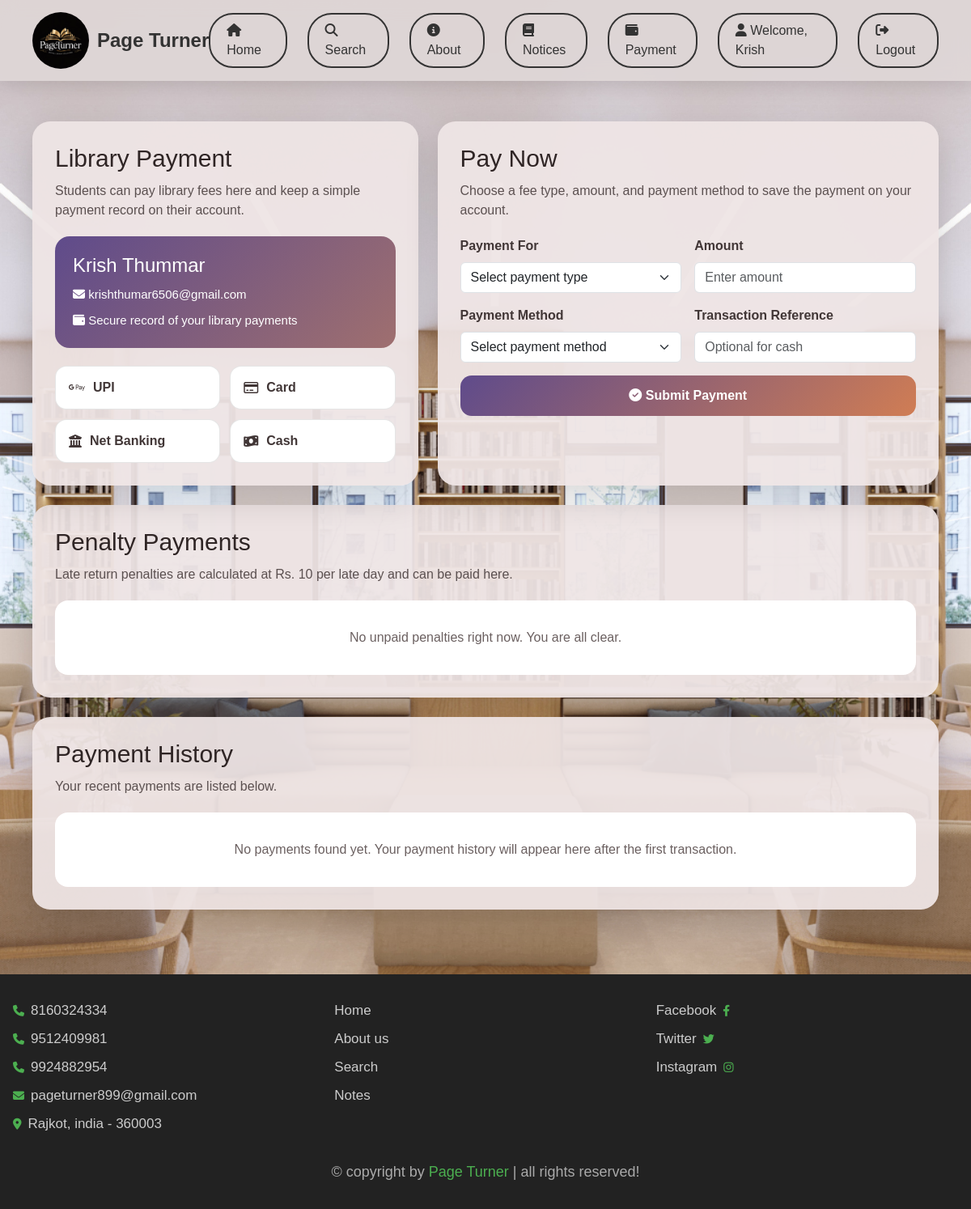
Before: /payment.php (signed in) with the older database file.
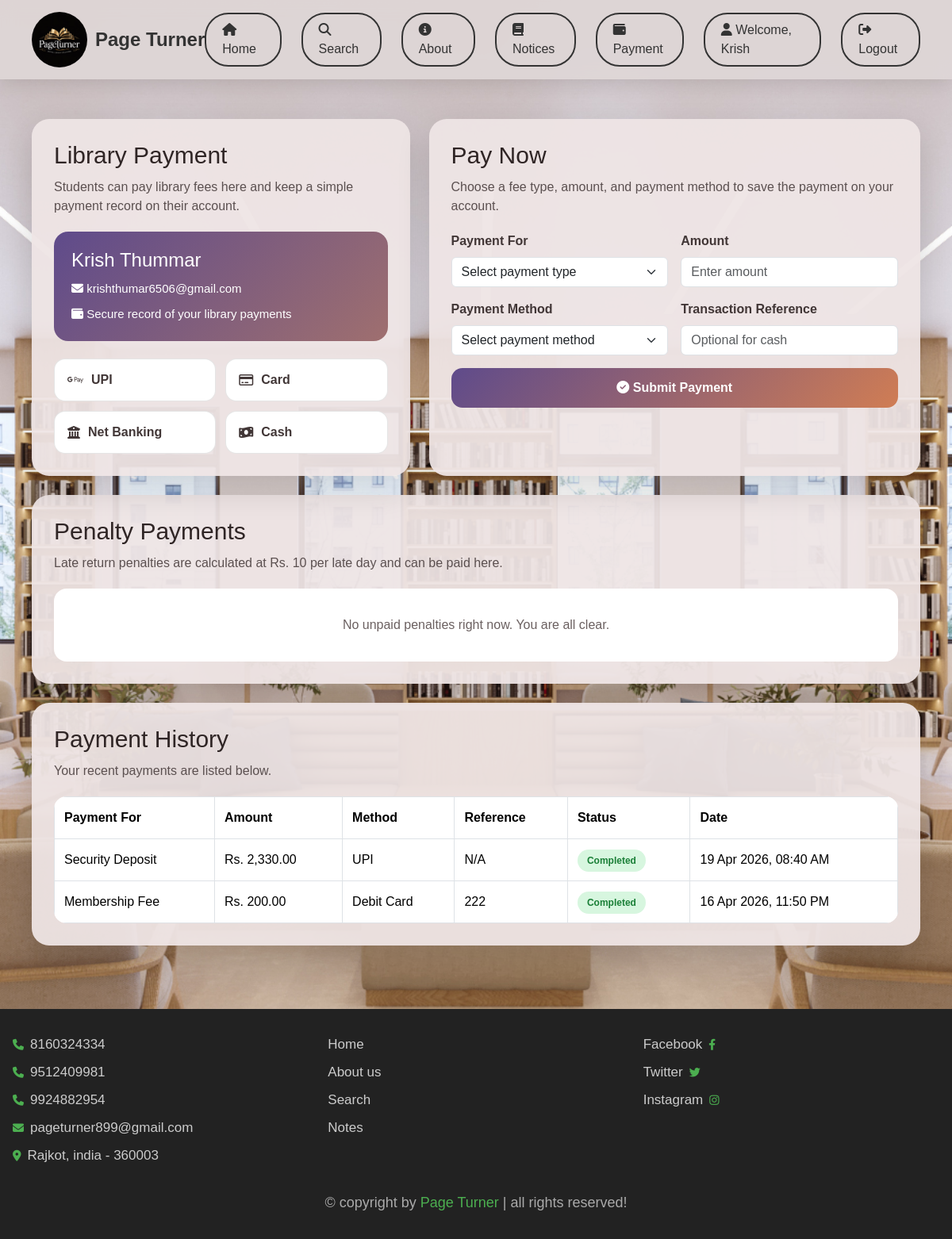
After: the same page with the newer database file.
### tables this page shows
CREATE TABLE `payments` (
  `id` int(11) NOT NULL,
  `student_id` int(11) NOT NULL,
  `payment_for` varchar(50) NOT NULL,
  `amount` decimal(10,2) NOT NULL,
  `payment_method` varchar(50) NOT NULL,
  `penalty_id` int(11) DEFAULT NULL,
  `transaction_ref` varchar(100) DEFAULT NULL,
  `status` varchar(20) NOT NULL DEFAULT 'Completed',
  `paid_at` datetime NOT NULL DEFAULT current_timestamp()
);

### payment.php (the view, shortened to what the changed rows need)
<?php
include 'components/connect.php';
$student_id = (int) $_SESSION['student_id'];
$payments = [];
$fee_types = [
    'membership' => 'Membership Fee',
    'late_fine' => 'Late Fine',
    'security_deposit' => 'Security Deposit',
    'other' => 'Other Charges',
];
$payment_methods = [
    'upi' => 'UPI',
    'debit_card' => 'Debit Card',
    'credit_card' => 'Credit Card',
    'net_banking' => 'Net Banking',
    'cash' => 'Cash',
];
try {
    $conn->exec("
        CREATE TABLE IF NOT EXISTS payments (
            id INT(11) NOT NULL AUTO_INCREMENT PRIMARY KEY,
            student_id INT(11) NOT NULL,
            payment_for VARCHAR(50) NOT NULL,
            amount DECIMAL(10,2) NOT NULL,
            payment_method VARCHAR(50) NOT NULL,
            penalty_id INT(11) DEFAULT NULL,
            transaction_ref VARCHAR(100) DEFAULT NULL,
            status VARCHAR(20) NOT NULL DEFAULT 'Completed',
            paid_at DATETIME NOT NULL DEFAULT CURRENT_TIMESTAMP
        ) ENGINE=InnoDB DEFAULT CHARSET=utf8mb4 COLLATE=utf8mb4_general_ci
    ");
    $conn->exec("
        CREATE TABLE IF NOT EXISTS penalties (
            id INT(11) NOT NULL AUTO_INCREMENT PRIMARY KEY,
            borrow_id INT(11) NOT NULL,
            student_id INT(11) NOT NULL,
            book_id INT(11) NOT NULL,
            due_date DATE NOT NULL,
            return_date DATE NOT NULL,
            late_days INT(11) NOT NULL DEFAULT 0,
            amount DECIMAL(10,2) NOT NULL DEFAULT 0,
            status VARCHAR(20) NOT NULL DEFAULT 'Unpaid',
            paid_at DATETIME DEFAULT NULL,
            created_at DATETIME NOT NULL DEFAULT CURRENT_TIMESTAMP
        ) ENGINE=InnoDB DEFAULT CHARSET=utf8mb4 COLLATE=utf8mb4_general_ci
    ");
    $history_stmt = $conn->prepare("
        SELECT
            payments.payment_for,
            payments.amount,
            payments.payment_method,
            payments.transaction_ref,
            payments.status,
            payments.paid_at,
            books.title AS penalty_book_title,
            books.isbn AS penalty_book_isbn
        FROM payments
        LEFT JOIN penalties ON penalties.id = payments.penalty_id
        LEFT JOIN books ON books.id = penalties.book_id
        WHERE payments.student_id = ?
        ORDER BY payments.paid_at DESC, payments.id DESC
    ");
    $history_stmt->execute([$student_id]);
    $payments = $history_stmt->fetchAll(PDO::FETCH_ASSOC);
} catch (PDOException $e) {
    $error = 'Payment service is not available right now.';
    $student = [
        'firstname' => $_SESSION['student_name'] ?? 'Student',
        'lastname' => '',
        'email' => '',
    ];
    $payments = [];
    $penalties = [];
}
?>
<!DOCTYPE html>
<html lang="en">
<head>
<link href="https://cdn.jsdelivr.net/npm/bootstrap@5.3.2/dist/css/bootstrap.min.css" rel="stylesheet">
<link rel="stylesheet" href="https://cdnjs.cloudflare.com/ajax/libs/font-awesome/6.5.0/css/all.min.css">
</head>
<body>
<?php include 'components/hearder.php'; ?>
<div class="payment-wrapper">
    <div class="payment-grid">
        <section class="panel">
            <h2>Library Payment</h2>
        </section>
        <section class="panel">
            <h2>Pay Now</h2>
        </section>
    </div>
    <section class="panel mt-4">
        <h2>Penalty Payments</h2>
    </section>
    <section class="panel mt-4">
        <h2>Payment History</h2>
        <p>Your recent payments are listed below.</p>
        <?php if (!empty($payments)): ?>
            <div class="table-wrap">
                <table class="table table-bordered align-middle mb-0">
                    <thead>
                        <tr>
                            <th>Payment For</th>
                            <th>Amount</th>
                            <th>Method</th>
                            <th>Reference</th>
                            <th>Status</th>
                            <th>Date</th>
                        </tr>
                    </thead>
                    <tbody>
                        <?php foreach ($payments as $payment): ?>
                            <tr>
                                <td>
                                    <?php echo htmlspecialchars($fee_types[$payment['payment_for']] ?? $payment['payment_for']); ?>
                                </td>
                                <td>Rs. <?php echo htmlspecialchars(number_format((float) $payment['amount'], 2)); ?></td>
                                <td><?php echo htmlspecialchars($payment_methods[$payment['payment_method']] ?? $payment['payment_method']); ?></td>
                                <td><?php echo htmlspecialchars($payment['transaction_ref'] ?: 'N/A'); ?></td>
                                <td><span class="badge-status"><?php echo htmlspecialchars($payment['status']); ?></span></td>
                                <td><?php echo htmlspecialchars(date('d M Y, h:i A', strtotime($payment['paid_at']))); ?></td>
                            </tr>
                        <?php endforeach; ?>
                    </tbody>
                </table>
            </div>
        <?php else: ?>
            <div class="empty-state">
                No payments found yet. Your payment history will appear here after the first transaction.
            </div>
        <?php endif; ?>
    </section>
</div>
<?php include 'components/footer.php'; ?>
</body>
</html>

Changed rows visible on the page:
added payments: payment_for "Security Deposit", amount "2,330.00", payment_method "UPI", transaction_ref "N/A", status "Completed", paid_at "19 Apr 2026, 08:40 AM"
added payments: payment_for "Membership Fee", amount "200.00", payment_method "Debit Card", transaction_ref "222", status "Completed", paid_at "16 Apr 2026, 11:50 PM"
Other visible differences:
text no longer shown: "No payments found yet. Your payment history will appear here after the first transaction."
text now shown: "Payment For Amount Method Reference Status Date"
